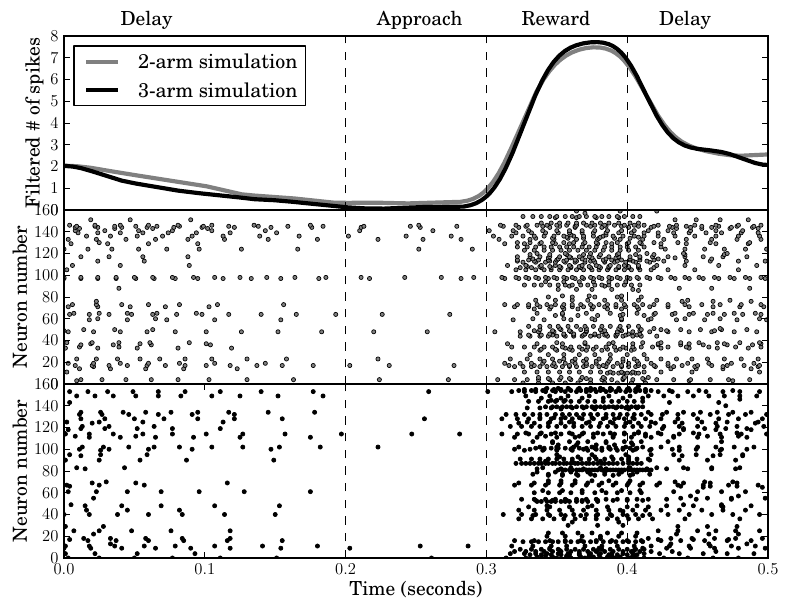

Recreate this plot in Python.
import numpy
import random
import pylab
from scipy.ndimage.filters import gaussian_filter1d

from matplotlib import rc

rc('text',usetex=True)
rc('font',family='serif')

twoarm_file = 'data/vStrSpikes-2arm.csv'
threearm_file = 'data/vStrSpikes-3arm.csv'

save = True

##################
#Functions called#
##################
def read_file(csv_file):
    z_spikes = None
    
    try:
        f = open(csv_file, 'r')
        rows = f.readlines()
        z_spikes = [[] for _ in range(len(rows))]
        
        for i,row in enumerate(rows):
            if len(row) > 2:
                z_spikes[i] = map(float,row[:-1].split(', '))
        f.close()
    except:
        raise Exception("Error reading %s" % csv_file)
    
    return z_spikes

######
#Data#
######
def randindexes(data,n):
    random.shuffle(data)
    r = data[:n]
    r.sort()
    return r

twoarm_spikes = numpy.array(read_file(twoarm_file))
threearm_spikes = numpy.array(read_file(threearm_file))
ix = randindexes(range(len(threearm_spikes)),len(twoarm_spikes))
print ix
threearm_spikes = threearm_spikes[ix]
#################
#Data processing#
#################
my_start = 0.6
my_end = 1.1
for i in range(len(twoarm_spikes)):
    twoarm_spikes[i] = filter(lambda t:t >= my_start and t < my_end,twoarm_spikes[i])
    twoarm_spikes[i] = map(lambda t:t-my_start,twoarm_spikes[i])
for i in range(len(threearm_spikes)):
    threearm_spikes[i] = filter(lambda t:t >= my_start and t < my_end,threearm_spikes[i])
    threearm_spikes[i] = map(lambda t:t-my_start,threearm_spikes[i])
my_approach = 0.2
my_reward = 0.3
my_delay = 0.4
my_end = 0.5

bins = 500
x = numpy.linspace(0.0,my_end,num=bins)
bin_size = my_end / bins

sigma = 15.0

twoarm_bins = [0.0]*bins
for i in range(len(twoarm_spikes)):
    for s in twoarm_spikes[i]:
        twoarm_bins[int(s/bin_size)-1] += 1
twoarm_filtered = gaussian_filter1d(twoarm_bins,sigma)

threearm_bins = [0.0]*bins
for i in range(len(threearm_spikes)):
    for s in threearm_spikes[i]:
        threearm_bins[int(s/bin_size)-1] += 1
threearm_filtered = gaussian_filter1d(threearm_bins,sigma)

dx = x[1]-x[0]
print "sigma = "+str(sigma*dx)

##########
#Plotting#
##########
pylab.figure(1,figsize=(8,6))
fontsize=14

bottom_axes = (0.08,0.07,0.88,0.29)
pylab.axes((bottom_axes[0],bottom_axes[1]+bottom_axes[3]*2,bottom_axes[2],bottom_axes[3]))
pylab.plot(x,twoarm_filtered,linewidth=3,color='0.5',label='2-arm simulation')
pylab.plot(x,threearm_filtered,linewidth=3,color='k',label='3-arm simulation')
pylab.axvline(my_approach,linestyle='--',linewidth=1,color='k')
pylab.axvline(my_reward,linestyle='--',linewidth=1,color='k')
pylab.axvline(my_delay,linestyle='--',linewidth=1,color='k')
pylab.legend(loc=2)
pylab.title(r"Delay \hspace{10em} Approach \hspace{2.5em} Reward \hspace{3em} Delay",fontsize=fontsize)
pylab.ylabel(r"Filtered \# of spikes",fontsize=fontsize)
pylab.xticks(())

pylab.axes((bottom_axes[0],bottom_axes[1]+bottom_axes[3],bottom_axes[2],bottom_axes[3]))
for i,s in enumerate(twoarm_spikes):
    pylab.plot(s,[i]*len(s),linestyle='None',markerfacecolor='0.5',marker='o',markersize=3.0)
pylab.axvline(my_approach,linestyle='--',linewidth=1,color='k')
pylab.axvline(my_reward,linestyle='--',linewidth=1,color='k')
pylab.axvline(my_delay,linestyle='--',linewidth=1,color='k')
pylab.ylabel(r"Neuron number",fontsize=fontsize)
pylab.xticks(())

pylab.axes(bottom_axes)
for i,s in enumerate(threearm_spikes):
    pylab.plot(s,[i]*len(s),linestyle='None',markerfacecolor='k',marker='o',markersize=3.0)
pylab.axvline(my_approach,linestyle='--',linewidth=1,color='k')
pylab.axvline(my_reward,linestyle='--',linewidth=1,color='k')
pylab.axvline(my_delay,linestyle='--',linewidth=1,color='k')
pylab.ylabel(r"Neuron number",fontsize=fontsize)
pylab.xlabel(r"Time (seconds)",fontsize=fontsize)

if save:
  pylab.savefig('spike-data-simvsim.pdf')
else:
  pylab.show()

